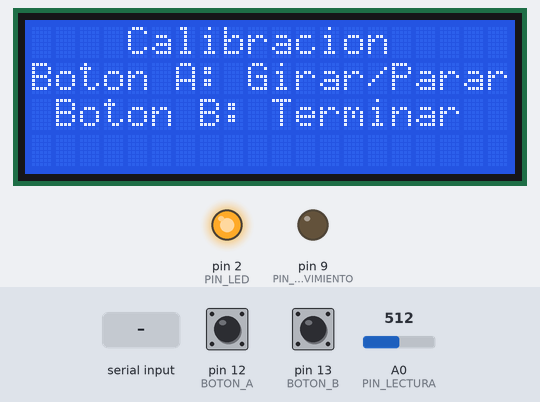
A sketch run on a simulated Arduino Uno, built with avr-gcc and run on an emulated ATmega328P. On the bench: 20×4 character LCD, output pins drawn as LEDs (lit = HIGH). The test bench sets the inputs (shaded band); at power-on: pin 13 (BOTON_B) HIGH, A0 (PIN_LECTURA) = 512, pin 12 (BOTON_A) HIGH. What the sketch prints to the serial monitor is not drawn.

Above: at 1.8 s.
1.9 s: pin 13 (BOTON_B) pulled LOW for 0.15 s
At 2.7 s:
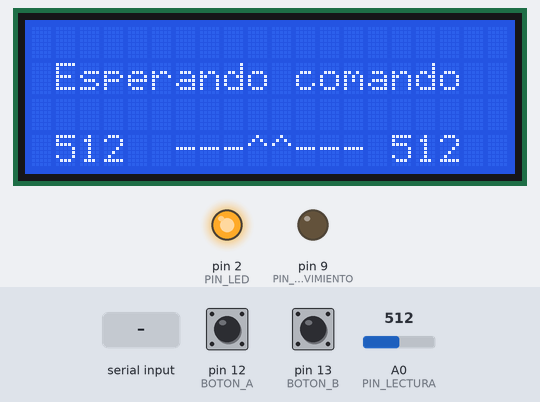
3.5 s: "3" received over Serial
At 4.8 s:
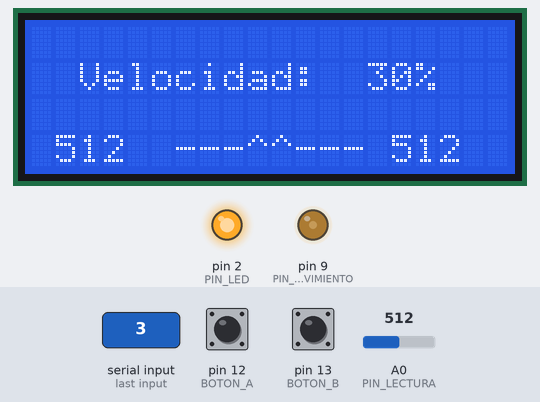
6.5 s: A0 (PIN_LECTURA) set to 500
At 6.9 s:
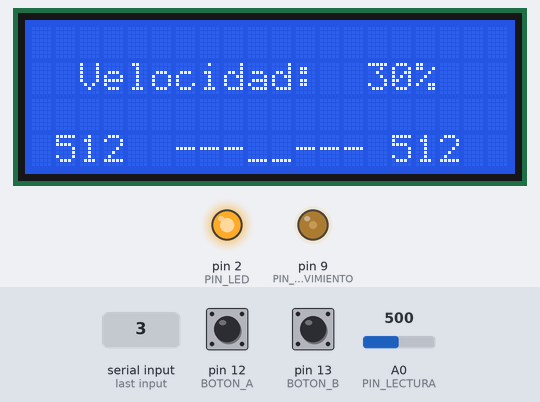
8.0 s: A0 (PIN_LECTURA) set to 716
At 9.3 s:
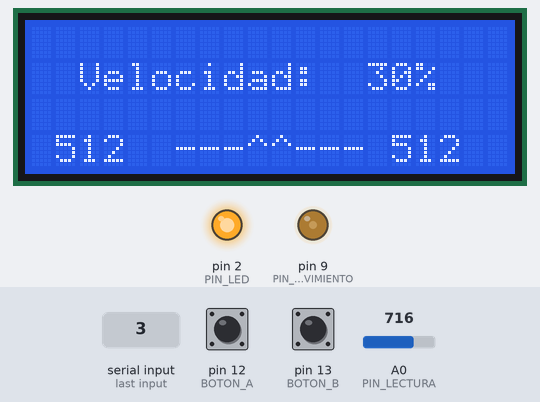
11.0 s: A0 (PIN_LECTURA) set to 511
At 11.5 s:
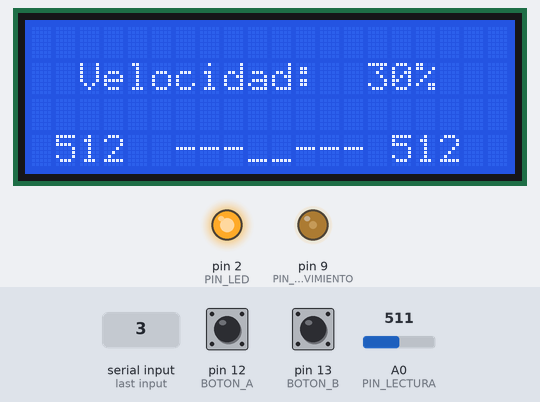
14.0 s: byte 97 ('a') received over Serial
At 16.7 s:
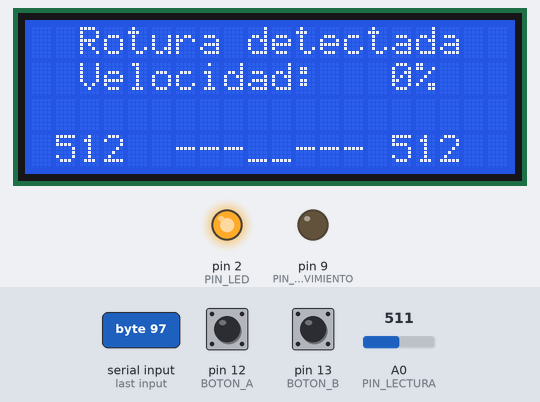
Timing chart, 0 to 17.9 s (numbered marks = the images above; inputs shaded):
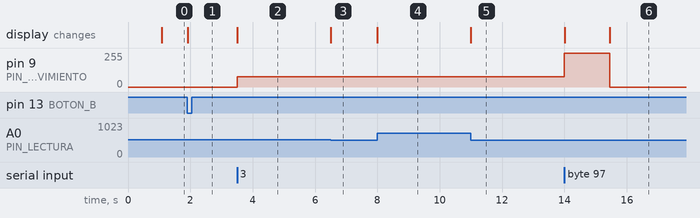

Measured:
- the behaviour switches between 512 and 511 on A0 (PIN_LECTURA) (found by bisection; images 2 and 3)
- after the input at 1.9 s, the display: changes at once (image 1)
- after the input at 3.5 s, pin 9 (PIN_MOVIMIENTO): 0/255 → 76/255 at once; the display: changes at once (image 2)
- after the input at 6.5 s, the display: changes at once (image 3)
- after the input at 8.0 s, the display: changes at once (image 4)
- after the input at 11.0 s, pin 9 (PIN_MOVIMIENTO): stays 76/255 (without the input it goes to 0/255 after 1.7 s); the display: changes at once (image 5)
- after the input at 14.0 s, pin 9 (PIN_MOVIMIENTO): 76/255 → 255/255 at once, → 0/255 1.4 s later; the display: first changes at once (image 6 shows a later state)

The sketch:

FileBreaker.ino
```cpp
//* FileBreaker
//*
//* V1.2
//*
//* Enero de 2017
//* Preparado por:
//*      Talleres de Electrónica y Delineación
//*      Centro de Asistencia a la Investigación
//*      Talleres de Apoyo a la Investigación
//*      Universidad Complutense de Madrid.
//*


// Includes
#include <LiquidCrystal.h>      //Se incluye la librería para el control de la pantalla LCD
#include <Bounce2.h>            //Librería Bounce2 para eliminar transitorios en botones de entrada
#include <elapsedMillis.h>      //Librería para cálculo de tiempo en loop

// Constantes
#define PIN_DIRECCION 7         //Pin de la placa con el que se controla el sentido de giro del motor
#define PIN_MOVIMIENTO 9        //Pin de la placa con el que se controla la velocidad de giro del motor
#define PIN_LED 2               //Pin de la placa al que se ha conectado el PIN_LED
#define PIN_LECTURA A0          //Pin donde se conecta la LDR para lectura del haz

#define BOTON_A 12              //Botón A conectado a E/S digital 12
#define BOTON_B 13              //Botón B conectado a E/S digital 13

// Variables globales
char cDato = 0;                 //Variable en la que se almacena lo enviado desde el ordenador
int iVelocidad = 0;             //Variable en la que se almacena la última velocidad seleccionada
int iLectura = 0;               //Variable en la que se almacena la lectura del canal de luz
int iIteracion = 0;             //Variable que almacena el numero de veces iIteraciontidas que se detecta la fresa introducida para detectar si se ha roto
int iMinimo = 1024;             //Variable donde se almacena el valor de luz con la fresa introducida en la calibracion
int iMaximo = 0;                //Variable donde se almacena el valor de luz con la fresa extraída en la calibracion
int iUmbral = 0;                //Umbral que se calculará por distancia Max Min en Calibración
int iVueltas = 0;               //Indica el número de ciclos de entrada de la fresa por experimento
unsigned int iPeriodo = 20000;  //Tiempo máximo esperable entre cambios de estado en la inserción de la fresa. Utilizado en loop
                                //Inicializamos a un tiempo mayor que el obtenido por observación en la velocidad más lenta 10% (15sg)
                                //para que no detecte rotura en el calibrado.
bool bMotorOn = false;          //Al inicio el motor está parado.
bool bCalibrando = true;        //Al inicio queremos calibrar.
bool bEstadoFresa = false;      //Booleano para detectar cambio de estado en la fresa
bool bGirando = false;          //Cuando recibo velocidad del PC, activo flag para empezar a comparar tiempos. Antes no puedo.

const int aiPeriodos[10] = {15000,6420,3950,3090,2290,1930,1770,1580,1250,1200}; // Constante (periodos en ms para cada velocidad)
                                                                                 // que usamos para cargar los valores de iPeriodo en func. motor.
#define C_INC_PERIODO 0.20      //Porcentaje en que incrementamos el periodo de una revolución para detectar rotura
#define C_UMBRAL      0.80      //Porcentaje en que incrementamos el periodo de una revolución para detectar rotura


//Instancias iniciales
LiquidCrystal lcd(10, 8, 6, 5, 4, 3);   // Inicialización del LCD
Bounce boton_a = Bounce();              // Inicialización de Antirrebotes para boton A y B
Bounce boton_b = Bounce();
elapsedMillis emTiempo;                 // Inicialización del contador de tiempo

void motor (int iNuevaVelocidad)        //Función que cambia la velocidad de giro del motor
{
  digitalWrite(PIN_DIRECCION, HIGH);                                  //Indicamos dirección
  analogWrite (PIN_MOVIMIENTO, map(iNuevaVelocidad, 0, 100, 0, 255)); // Ponemos salida proporcional a Pololu
  if (iNuevaVelocidad==0) {
    iPeriodo = 20000;
  }
  else
  {
    iPeriodo=aiPeriodos[(iNuevaVelocidad/10)-1]*(1+C_INC_PERIODO);    //Cargamos el nuevo periodo
  }
}


void lcd_velocidad(int iNuevaVelocidad) //Función que indica la nueva velocidad
{

  lcd.setCursor(0, 1);                                                //Pinta la velocidad seleccionada, para evitar pausas, un solo print
  switch (iNuevaVelocidad)
  {
    case 0:  lcd.print("  Velocidad:   0% "); break;
    case 10: lcd.print("  Velocidad:  10% "); break;
    case 20: lcd.print("  Velocidad:  20% "); break;
    case 30: lcd.print("  Velocidad:  30% "); break;
    case 40: lcd.print("  Velocidad:  40% "); break;
    case 50: lcd.print("  Velocidad:  50% "); break;
    case 60: lcd.print("  Velocidad:  60% "); break;
    case 70: lcd.print("  Velocidad:  70% "); break;
    case 80: lcd.print("  Velocidad:  80% "); break;
    case 90: lcd.print("  Velocidad:  90% "); break;
    case 100: lcd.print("  Velocidad: 100% "); break;
  }
}


void lcd_umbrales(int iMin, int iLec,int iMax)                        //Función para indicar los umbrales en pantalla
{
      lcd.setCursor(1,3);
      lcd.print(iMin);
      lcd.print("    ");
      lcd.setCursor(6,3);

      if (iLec==0){
        lcd.print("-------");

      }
      else
      {
        lcd.print("- ");
        lcd.print(iLec);
        lcd.print("    ");
      }

      lcd.setCursor(13,3);
      lcd.print("- ");
      lcd.print(iMax);
      lcd.print("    ");
}

void setup()                        //Funcion setup, ejecutada al inicio una sóla vez.
{
  lcd.begin(20, 4);                 // Configuración del tipo de LCD: Columnas, líneas
  Serial.begin(9600);               // Configuración de la velocidad del puerto serie.
  pinMode(PIN_LED, OUTPUT);         //PIN_LED declarado como salida
  digitalWrite(PIN_LED, HIGH);      //PIN_LED encendido
  pinMode(BOTON_A, INPUT_PULLUP);   //BOTON_A con pullup interno activado
  pinMode(BOTON_B, INPUT_PULLUP);   //BOTON_B con pullup interno activado
  boton_a.attach(BOTON_A);          //Unimos una instancia del antirrebotes al boton_A
  boton_b.attach(BOTON_B);          //Unimos una instancia del antirrebotes al boton_B
  boton_a.interval(5);              //Fijamos el tiempo de desacople en 5ms al boton_A...
  boton_b.interval(5);              //...y el boton_B

  lcd.setCursor(0, 0);              //Escritura de presentación del LCD
  lcd.print("    FileBreakeR     ");
  lcd.setCursor(0, 1);
  lcd.print("  V1.2 Enero 2017   ");
  lcd.setCursor(0, 4);
  lcd.print("U.Complutense Madrid");
  delay(1000);
  lcd.clear();

  lcd.setCursor(0, 0);              //Inicia secuencia de calibración del LCD
  lcd.print("    Calibracion     ");
  lcd.setCursor(0, 1);
  lcd.print("Boton A: Girar/Parar");
  lcd.setCursor(0, 2);
  lcd.print(" Boton B: Terminar  ");

  while (bCalibrando) {
    boton_a.update();               //Actualizamos el antirrebotes.
    boton_b.update();

    if (boton_a.fell()) {           //En el flanco de bajada del botón A
      if(bMotorOn==false) {         //Si el motor estaba parado...
        motor(10);                  //...arranca al mínimo
      }
      else                          //Si estaba encendido, lo paro.
      {
        motor(0);
      }

      if (bMotorOn) {               //Actualizamos el flag.
        bMotorOn=false;
      }
      else
      {
        bMotorOn=true;
      }

    }

    if (boton_b.fell()) {           //Han pulsado el botón B (flanco bajada)
      motor(0);                     //Se para el motor
      bMotorOn=false;
      bCalibrando=false;            //Marcamos salida del bucle
    }

    //Código para acumular máximo y mínimo:

    iLectura = analogRead(PIN_LECTURA);

    if (iLectura<iMinimo) {
      iMinimo=iLectura;
    }

    if (iLectura>iMaximo) {
      iMaximo=iLectura;
    }

    if (bMotorOn==true){
      lcd_umbrales(iMinimo, iLectura, iMaximo);
    }
  }

  iUmbral=iMinimo+((iMaximo-iMinimo)*C_UMBRAL); //Calculamos el umbral de detección para loop
  lcd.clear();
  lcd.setCursor(0, 1);                          //Pasamos el control a loop
  lcd.print(" Esperando comando");
  lcd_umbrales(iMinimo, 0, iMaximo);            //Imprimo sólo máximo y mínimo

  iLectura =  analogRead(PIN_LECTURA);          //Dejamos en consonancia el booleano de estado de la fresa

  if (iLectura < iUmbral)                       //Fresa introducida
  {
    lcd.setCursor(9,3);                         //Indicamos el estado introducido de la fresa
    lcd.print("__");
    bEstadoFresa=true;
  }
  else
  {
    lcd.setCursor(9,3);                         //Indicamos el estado introducido de la fresa
    lcd.print("^^");
    bEstadoFresa=false;
  }

  emTiempo=0;                                   //Inicializamos el contador de tiempo.

}

void loop()
{

  if (Serial.available() > 0)          //Si hay comando remoto, se actúa
  {
    cDato = Serial.read();
    switch (cDato)
    {
      lcd.setCursor(0,0);             //Borramos mensaje de rotura detectada, por si es segunda ejecución después de detectar fresa rota.
      lcd.print(iUmbral); //"                    ");
      case '0': motor(0); lcd_velocidad(0); bGirando = false; break;
      case '1': motor(10); lcd_velocidad(10); bGirando = true; break;
      case '2': motor(20); lcd_velocidad(20); bGirando = true; break;
      case '3': motor(30); lcd_velocidad(30); bGirando = true; break;
      case '4': motor(40); lcd_velocidad(40); bGirando = true; break;
      case '5': motor(50); lcd_velocidad(50); bGirando = true; break;
      case '6': motor(60); lcd_velocidad(60); bGirando = true; break;
      case '7': motor(70); lcd_velocidad(70); bGirando = true; break;
      case '8': motor(80); lcd_velocidad(80); bGirando = true; break;
      case '9': motor(90); lcd_velocidad(90); bGirando = true; break;
      case 'a': motor(100); lcd_velocidad(100); bGirando = true; break;
    }
    emTiempo=0;                         //Reseteamos contador de rotura de fresa.
  }

  iLectura =  analogRead(PIN_LECTURA);  //Envio de cada medida tomada del canal de luz por el puerto serie
  // Sólo para depuración, no descomentar: Serial.println(iLectura);

  if (iLectura < iUmbral) // Fresa introducida
  {
    lcd.setCursor(9,3);
    lcd.print("__");
    if (bEstadoFresa==false) {
      bEstadoFresa=true;                //Indicamos el estado introducido de la fresa
      emTiempo=0;                       //Reseteamos contador de rotura de fresa.
    }
  }

  if (iLectura > iUmbral) // Fresa extraída
  {
    lcd.setCursor(9,3);
    lcd.print("^^");
    if (bEstadoFresa==true) {
      bEstadoFresa=false;               //Indicamos el estado introducido de la fresa
      emTiempo=0;                       //Reseteamos contador de rotura de fresa.
    }
  }

  if (bGirando==true) {                 //Si hemos superado el tiempo de guarda, estando en giro
    if (emTiempo > iPeriodo) {
      lcd.setCursor(0,0);               //Entonces la fresa está rota
      lcd.print("  Rotura detectada  ");
      Serial.print('r');                //Informamos al PC.
      motor(0);
      lcd_velocidad(0);
      bGirando = false;                 //Paramos el motor, pero se puede volver a emitir comando desde el PC.
    }
  }

}
```
